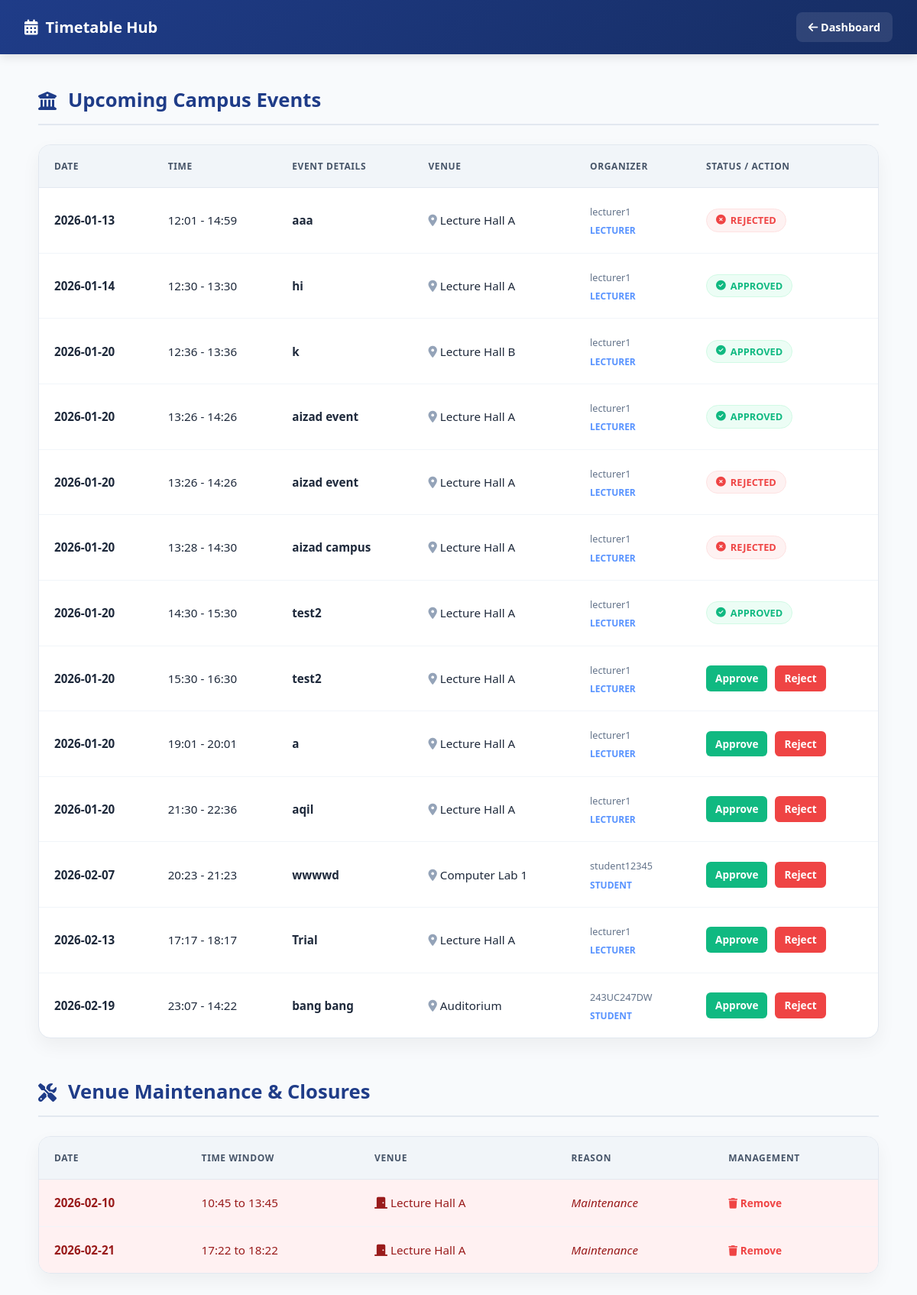
Page /timetable (signed in) on the committed database.
### tables this page shows
CREATE TABLE venue_bookings (
    id INTEGER PRIMARY KEY AUTOINCREMENT,
    title TEXT NOT NULL,
    date TEXT NOT NULL,
    start_time TEXT NOT NULL,
    end_time TEXT NOT NULL,
    location TEXT NOT NULL,
    booked_by TEXT NOT NULL,
    user_role TEXT NOT NULL
, status TEXT DEFAULT 'pending');

CREATE TABLE venue_unavailability (
    id INTEGER PRIMARY KEY AUTOINCREMENT,
    location TEXT NOT NULL,
    date TEXT NOT NULL,
    start_time TEXT NOT NULL,
    end_time TEXT NOT NULL,
    reason TEXT NOT NULL
);

### app.py (the view)
@app.route('/timetable')
def timetable():
    events = query_db(
        ADMIN_DB,
        """
        SELECT
            id,
            title,
            date,
            start_time,
            end_time,
            location,
            booked_by,
            user_role,
            status
        FROM venue_bookings
        ORDER BY date, start_time
        """
    )
    unavailable = query_db(
        ADMIN_DB,
        """
        SELECT
            location,
            date,
            start_time,
            end_time,
            reason
        FROM venue_unavailability
        ORDER BY date, start_time
        """
    )
    return render_template(
        'timetable.html',
        events=events,
        unavailable=unavailable
    )

### app.py (called while the page is built)
def query_db(db, query, args=(), one=False):
    conn = sqlite3.connect(db)
    conn.row_factory = sqlite3.Row
    cur = conn.cursor()
    cur.execute(query, args)
    conn.commit()
    result = cur.fetchall()
    conn.close()
    return result[0] if one and result else result

### templates/timetable.html (shortened to what this page needs)
<!DOCTYPE html>
<html lang="en">
<head>
    <link rel="stylesheet" href="https://cdnjs.cloudflare.com/ajax/libs/font-awesome/6.4.0/css/all.min.css">
</head>
<body>
<div class="navbar">
    <h3><i class="fas fa-calendar-alt"></i> Timetable Hub</h3>
    <a href="{{ url_for('dashboard') }}"><i class="fas fa-arrow-left"></i> Dashboard</a>
</div>
<div class="container">
    <div class="section-header">
        <i class="fas fa-university"></i>
        <h2>Upcoming Campus Events</h2>
    </div>
    <div class="table-card">
        <table>
            <thead>
                <tr>
                    <th>Date</th>
                    <th>Time</th>
                    <th>Event Details</th>
                    <th>Venue</th>
                    <th>Organizer</th>
                    <th>Status / Action</th>
                </tr>
            </thead>
            <tbody>
                {% for event in events %}
                <tr>
                    <td><strong>{{ event[2] }}</strong></td>
                    <td>{{ event[3] }} - {{ event[4] }}</td>
                    <td><strong>{{ event[1] }}</strong></td>
                    <td><i class="fas fa-map-marker-alt" style="color:#94a3b8"></i> {{ event[5] }}</td>
                    <td>
                        <small style="color: #64748b;">{{ event[6] }}</small><br>
                        <span style="font-size: 0.75rem; font-weight: 600; color: var(--secondary)">{{ event[7] | upper }}</span>
                    </td>
                    <td>
                        {% if session.get('role') == 'admin' and event[8] == 'pending' %}
                            <div class="admin-actions">
                                <a href="{{ url_for('approve_reject_booking', booking_id=event[0], action='approve') }}" class="action-btn approve-btn">Approve</a>
                                <a href="{{ url_for('approve_reject_booking', booking_id=event[0], action='reject') }}" class="action-btn reject-btn">Reject</a>
                            </div>
                        {% else %}
                            {% if event[8] == 'pending' %}
                                <span class="status-badge badge-pending"><i class="fas fa-hourglass-half"></i> Pending</span>
                            {% elif event[8] == 'approved' %}
                                <span class="status-badge badge-approved"><i class="fas fa-check-circle"></i> Approved</span>
                            {% elif event[8] == 'rejected' %}
                                <span class="status-badge badge-rejected"><i class="fas fa-times-circle"></i> Rejected</span>
                            {% else %}
                                {{ event[8] }}
                            {% endif %}
                        {% endif %}
                    </td>
                </tr>
                {% else %}
                <tr>
                    <td colspan="6" style="text-align: center; color: #94a3b8; padding: 40px;">No events scheduled yet.</td>
                </tr>
                {% endfor %}
            </tbody>
        </table>
    </div>
    <div class="section-header">
        <i class="fas fa-tools"></i>
        <h2>Venue Maintenance & Closures</h2>
    </div>
    <div class="table-card">
        <table>
            <thead>
                <tr>
                    <th>Date</th>
                    <th>Time Window</th>
                    <th>Venue</th>
                    <th>Reason</th>
                    {% if session.get('role') == 'admin' %}
                    <th>Management</th>
                    {% endif %}
                </tr>
            </thead>
            <tbody>
                {% for u in unavailable %}
                <tr class="row-unavailable">
                    <td><strong>{{ u[1] }}</strong></td>
                    <td>{{ u[2] }} to {{ u[3] }}</td>
                    <td><i class="fas fa-door-closed"></i> {{ u[0] }}</td>
                    <td class="reason-tag">{{ u[4] or 'Restricted Access' }}</td>
                    {% if session.get('role') == 'admin' %}
                    <td>
                        <a href="{{ url_for('delete_unavailability', uid=u[0], date=u[1], start=u[2]) }}" class="remove-btn">
                            <i class="fas fa-trash"></i> Remove
                        </a>
                    </td>
                    {% endif %}
                </tr>
                {% else %}
                <tr>
                    <td colspan="5" style="text-align: center; color: #94a3b8; padding: 40px;">All venues are currently available.</td>
                </tr>
                {% endfor %}
            </tbody>
        </table>
    </div>
</div>
</body>
</html>

### templates/timetable.html (style rules this page uses)
:root { --primary: #1f3c88; --secondary: #5893ff; --bg: #f8fafc; --text: #1e293b; --border: #e2e8f0; --pending: #f59e0b; --approved: #10b981; --rejected: #ef4444; --unavailable-bg: #fff1f2; --unavailable-text: #991b1b; }
body { font-family: 'Segoe UI', sans-serif; background-color: var(--bg); color: var(--text); margin: 0; line-height: 1.6; }
.navbar { background: linear-gradient(135deg, var(--primary) 0%, #162d63 100%); color: white; padding: 1rem 2rem; display: flex; justify-content: space-between; align-items: center; box-shadow: 0 4px 12px rgba(0,0,0,0.1); position: sticky; top: 0; z-index: 1000; }
.navbar h3 { margin: 0; font-size: 1.25rem; display: flex; align-items: center; gap: 10px; }
.navbar a { color: white; text-decoration: none; font-weight: 600; font-size: 0.9rem; padding: 8px 16px; background: rgba(255,255,255,0.1); border-radius: 8px; transition: all 0.3s ease; }
.container { max-width: 1100px; margin: 40px auto; padding: 0 20px 60px; }
.section-header { display: flex; align-items: center; gap: 15px; margin-bottom: 25px; padding-bottom: 10px; border-bottom: 2px solid var(--border); }
.section-header i { font-size: 1.5rem; color: var(--primary); }
h2 { margin: 0; color: var(--primary); font-size: 1.6rem; }
.table-card { background: white; border-radius: 16px; box-shadow: 0 10px 25px rgba(0,0,0,0.05); overflow: hidden; border: 1px solid var(--border); margin-bottom: 50px; }
table { width: 100%; border-collapse: collapse; text-align: left; }
th { background-color: #f1f5f9; color: #475569; font-weight: 700; text-transform: uppercase; font-size: 0.75rem; letter-spacing: 0.05em; padding: 18px 20px; border-bottom: 1px solid var(--border); }
td { padding: 18px 20px; border-bottom: 1px solid #f1f5f9; font-size: 0.95rem; }
tr:last-child td { border-bottom: none; }
.status-badge { display: inline-flex; align-items: center; gap: 6px; padding: 4px 12px; border-radius: 20px; font-size: 0.8rem; font-weight: 700; text-transform: uppercase; }
.badge-approved { background: #ecfdf5; color: var(--approved); border: 1px solid #d1fae5; }
.badge-rejected { background: #fef2f2; color: var(--rejected); border: 1px solid #fee2e2; }
.admin-actions { display: flex; gap: 10px; }
.action-btn { text-decoration: none; padding: 6px 12px; border-radius: 6px; font-size: 0.85rem; font-weight: 700; transition: all 0.2s; }
.approve-btn { background: var(--approved); color: white; }
.reject-btn { background: var(--rejected); color: white; }
.row-unavailable { background-color: var(--unavailable-bg); }
.row-unavailable td { color: var(--unavailable-text); }
.reason-tag { font-style: italic; color: #64748b; }
.remove-btn { color: var(--rejected); text-decoration: none; font-weight: 700; font-size: 0.85rem; }

### rows in the picture
venue_bookings: date "2026-01-13", start_time "12:01", end_time "14:59", title "aaa", location "Lecture Hall A", booked_by "lecturer1", user_role "LECTURER", status "rejected" (drawn)
venue_bookings: date "2026-01-14", start_time "12:30", end_time "13:30", title "hi", location "Lecture Hall A", booked_by "lecturer1", user_role "LECTURER", status "approved" (drawn)
venue_bookings: date "2026-01-20", start_time "12:36", end_time "13:36", title "k", location "Lecture Hall B", booked_by "lecturer1", user_role "LECTURER", status "approved" (drawn)
venue_bookings: date "2026-01-20", start_time "13:26", end_time "14:26", title "aizad event", location "Lecture Hall A", booked_by "lecturer1", user_role "LECTURER", status "approved" (drawn)
venue_bookings: date "2026-01-20", start_time "13:26", end_time "14:26", title "aizad event", location "Lecture Hall A", booked_by "lecturer1", user_role "LECTURER", status "rejected" (drawn)
venue_bookings: date "2026-01-20", start_time "13:28", end_time "14:30", title "aizad campus", location "Lecture Hall A", booked_by "lecturer1", user_role "LECTURER", status "rejected" (drawn)
venue_bookings: date "2026-01-20", start_time "14:30", end_time "15:30", title "test2", location "Lecture Hall A", booked_by "lecturer1", user_role "LECTURER", status "approved" (drawn)
venue_bookings: date "2026-01-20", start_time "15:30", end_time "16:30", title "test2", location "Lecture Hall A", booked_by "lecturer1", user_role "LECTURER"
venue_bookings: date "2026-01-20", start_time "19:01", end_time "20:01", title "a", location "Lecture Hall A", booked_by "lecturer1", user_role "LECTURER"
venue_bookings: date "2026-01-20", start_time "21:30", end_time "22:36", title "aqil", location "Lecture Hall A", booked_by "lecturer1", user_role "LECTURER"
venue_bookings: date "2026-02-07", start_time "20:23", end_time "21:23", title "wwwwd", location "Computer Lab 1", booked_by "student12345", user_role "STUDENT"
venue_bookings: date "2026-02-13", start_time "17:17", end_time "18:17", title "Trial", location "Lecture Hall A", booked_by "lecturer1", user_role "LECTURER"
venue_bookings: date "2026-02-19", start_time "23:07", end_time "14:22", title "bang bang", location "Auditorium", booked_by "243UC247DW", user_role "STUDENT"
venue_unavailability: date "2026-02-10", start_time "10:45", end_time "13:45", location "Lecture Hall A", reason "Maintenance"
venue_unavailability: date "2026-02-21", start_time "17:22", end_time "18:22", location "Lecture Hall A", reason "Maintenance"
